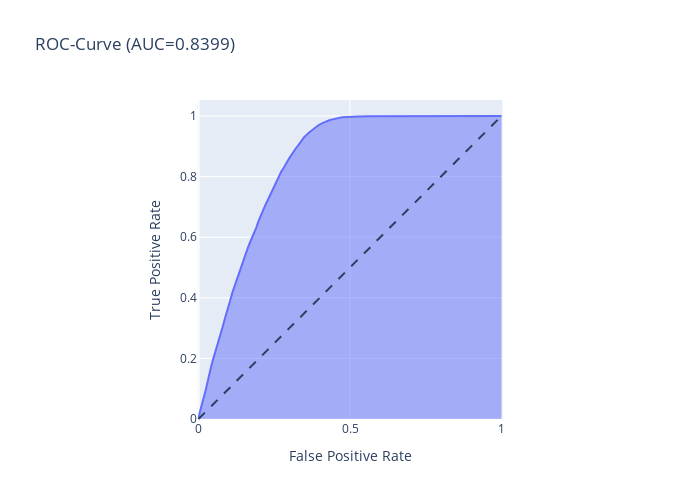

Notebook source saved alongside this figure:
### Markdown cell above
Undersampling

### Code cell
# Modell für den Random Forest instanzieren
rfc = RandomForestClassifier(n_jobs=-1, random_state=42)

# Modell fitten
rfc.fit(X_train_under, y_train_under)

# absolute und relative Vorhersagen
res = rfc.predict(X_test_under)
resa = rfc.predict_proba(X_test_under)[:,1]

# False Positive, True Postive Rate bestimmen
fpr, tpr, _ = roc_curve(y_test_under, resa)

# Fläche unter der False Positive, True Postive Rate berechnen
roc_auc = roc_auc_score(y_test_under, resa)

# Area Plot erstellen
fig = px.area(
    x=fpr, y=tpr,
    title=f'ROC-Curve (AUC={np.round(roc_auc, 4)})',
    labels=dict(x='False Positive Rate', y='True Positive Rate'),
    width=700, height=500
)

# Linie des Zufallsmodelles einfügen
fig.add_shape(
    type='line', line=dict(dash='dash'),
    x0=0, x1=1, y0=0, y1=1
)

# Skalierung anpassen
fig.update_yaxes(scaleanchor="x", scaleratio=1)
fig.update_xaxes(constrain='domain')

# Plot anzeigen
fig.show()

### Figure 1 — Plotly figure (JSON) as saved in the notebook; plotly's stock layout.template omitted (floating-point values rounded to 4 significant figures; data arrays with more than 128 entries replaced by an {"elided": "..."} marker saying what was removed)
{"data": [{"hovertemplate": "False Positive Rate=%{x}<br>True Positive Rate=%{y}<extra></extra>", "legendgroup": "", "line": {"color": "#636efa"}, "marker": {"symbol": "circle"}, "mode": "lines", "name": "", "orientation": "v", "showlegend": false, "stackgroup": "1", "type": "scatter", "x": {"elided": "150 float values"}, "xaxis": "x", "y": {"elided": "150 float values"}, "yaxis": "y"}], "layout": {"height": 500, "legend": {"tracegroupgap": 0}, "shapes": [{"line": {"dash": "dash"}, "type": "line", "x0": 0, "x1": 1, "y0": 0, "y1": 1}], "title": {"text": "ROC-Curve (AUC=0.8399)"}, "width": 700, "xaxis": {"anchor": "y", "constrain": "domain", "domain": [0, 1], "title": {"text": "False Positive Rate"}}, "yaxis": {"anchor": "x", "domain": [0, 1], "scaleanchor": "x", "scaleratio": 1, "title": {"text": "True Positive Rate"}}}}
